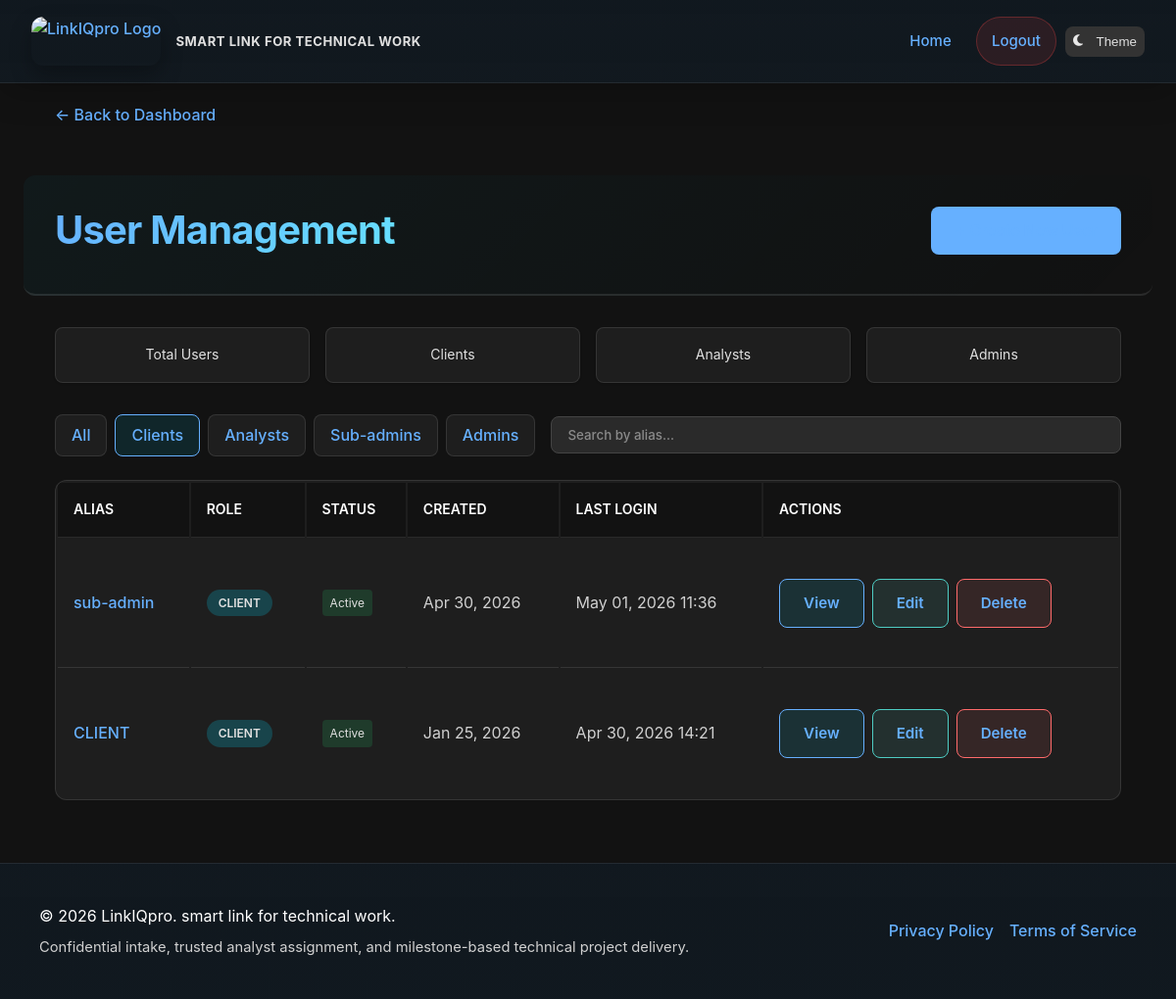
Page /dashboard/admin/users/?role=client (signed in) on the committed database.
### apps/users/models.py (models this page shows, shortened)
class PseudonymousUser(models.Model):
    id = models.UUIDField(primary_key=True, default=uuid.uuid4, editable=False)
    alias = models.CharField(max_length=255, unique=True)
    email = models.EmailField(null=True, blank=True)  # Deprecated - kept for migration
    email_hash = models.CharField(max_length=64, null=True, blank=True, unique=True)
    password_hash = models.CharField(max_length=255, null=True, blank=True)
    magic_token = models.CharField(max_length=255, unique=True, null=True, blank=True)
    magic_token_expires = models.DateTimeField(null=True, blank=True)
    is_admin = models.BooleanField(default=False)
    is_sub_admin = models.BooleanField(default=False)
    is_analyst = models.BooleanField(default=False)
    is_active = models.BooleanField(default=True)
    is_staff = models.BooleanField(default=False)
    is_superuser = models.BooleanField(default=False)
    created_at = models.DateTimeField(auto_now_add=True)
    last_login = models.DateTimeField(null=True, blank=True)
    last_seen = models.DateTimeField(default=timezone.now)
    parent_admin = models.ForeignKey(
        'self',
        on_delete=models.SET_NULL,
        null=True,
        blank=True,
        related_name='managed_users'
    )
    class Meta:
        ordering = ['-created_at']
        db_table = 'core_pseudonymoususer'  # Keep existing table name
    @property
    def is_authenticated(self):
        return True
    @property
    def is_main_admin(self):
        return self.is_admin and not self.is_sub_admin

### apps/users/views.py (the view)
# urls.py: path('dashboard/admin/users/', views.admin_user_management, name='admin_user_management'),
@admin_required
def admin_user_management(request):
    role_filter = request.GET.get('role', 'all')
    search_query = request.GET.get('search', '')
    from .repositories import UserRepository
    users = UserRepository.get_all_users(role_filter, search_query, acting_user=request.user)
    counts = UserRepository.get_user_counts(acting_user=request.user)
    return render(request, 'core/admin_user_management.html', {
        'users': users,
        'user': request.user,
        'role_filter': role_filter,
        'search_query': search_query,
        **counts
    })

### core/context_processors.py (called while the page is built)
def chat_users(request):
    if request.user.is_authenticated:
        admins = PseudonymousUser.objects.filter(is_admin=True, is_active=True)
        return {
            'chat_admins': admins,
        }
    return {}

### templates/core/admin_user_management.html (shortened to what this page needs)
{% extends "base.html" %}
{% block content %}
<div class="container">
    <a href="{% if user.is_sub_admin %}{% url 'core:sub_admin_dashboard' %}{% else %}{% url 'core:admin_dashboard' %}{% endif %}" class="back-link">
        &larr; Back to Dashboard
    </a>
    <div class="page-header">
        <h1>User Management</h1>
        <a href="{% url 'core:admin_create_user' %}" class="btn btn-primary">+ Create New User</a>
    </div>
    <div class="stats-grid">
        <div class="stat-card">
            <div class="stat-label">Total Users</div>
        </div>
        <div class="stat-card">
            <div class="stat-label">Clients</div>
        </div>
        <div class="stat-card">
            <div class="stat-label">Analysts</div>
        </div>
        <div class="stat-card">
            <div class="stat-label">Admins</div>
        </div>
    </div>
    <div class="filters">
        <div class="role-tabs">
            <a href="?role=all{% if search_query %}&search={{ search_query }}{% endif %}" class="role-tab {% if role_filter == 'all' %}active{% endif %}">All</a>
            <a href="?role=client{% if search_query %}&search={{ search_query }}{% endif %}" class="role-tab {% if role_filter == 'client' %}active{% endif %}">Clients</a>
            <a href="?role=analyst{% if search_query %}&search={{ search_query }}{% endif %}" class="role-tab {% if role_filter == 'analyst' %}active{% endif %}">Analysts</a>
            <a href="?role=sub_admin{% if search_query %}&search={{ search_query }}{% endif %}" class="role-tab {% if role_filter == 'sub_admin' %}active{% endif %}">Sub-admins</a>
            <a href="?role=admin{% if search_query %}&search={{ search_query }}{% endif %}" class="role-tab {% if role_filter == 'admin' %}active{% endif %}">Admins</a>
        </div>
        <form method="get" class="search-box">
            <input type="text" name="search" placeholder="Search by alias..." value="{{ search_query }}">
        </form>
    </div>
    {% if users %}
    <table class="users-table">
        <thead>
            <tr>
                <th>Alias</th>
                <th>Role</th>
                <th>Status</th>
                <th>Created</th>
                <th>Last Login</th>
                <th>Actions</th>
            </tr>
        </thead>
        <tbody>
            {% for u in users %}
            <tr>
                <td class="user-alias">
                    <a href="{% url 'core:admin_user_detail' u.id %}">{{ u.alias }}</a>
                </td>
                <td>
                    {% if u.is_admin %}
                        {% if u.is_sub_admin %}
                        <span class="role-badge admin">Sub-admin</span>
                        {% else %}
                        <span class="role-badge admin">Admin</span>
                        {% endif %}
                    {% elif u.is_analyst %}
                        <span class="role-badge analyst">Analyst</span>
                    {% else %}
                        <span class="role-badge client">Client</span>
                    {% endif %}
                </td>
                <td>
                    {% if u.is_active %}
                        <span class="status-badge active">Active</span>
                    {% else %}
                        <span class="status-badge inactive">Inactive</span>
                    {% endif %}
                </td>
                <td>{{ u.created_at|date:"M d, Y" }}</td>
                <td>{% if u.last_login %}{{ u.last_login|date:"M d, Y H:i" }}{% else %}Never{% endif %}</td>
                <td>
                    <div class="action-buttons">
                        <a href="{% url 'core:admin_user_detail' u.id %}" class="btn btn-sm btn-view">View</a>
                        <a href="{% url 'core:admin_edit_user' u.id %}" class="btn btn-sm btn-edit">Edit</a>
                        <a href="{% url 'core:admin_delete_user' u.id %}" class="btn btn-sm btn-delete">Delete</a>
                    </div>
                </td>
            </tr>
            {% endfor %}
        </tbody>
    </table>
    {% else %}
    <div class="empty-state">
        <p>No users found matching your criteria.</p>
    </div>
    {% endif %}
</div>
{% endblock %}

### static/main.css (style rules this page uses)
:root { --text-primary: #1a1a1a; --text-secondary: #2c2c2c; --text-muted: #4a4a4a; --bg-primary: #ffffff; --bg-secondary: #f8f9fa; --bg-tertiary: #f1f3f5; --accent-primary: #007bff; --accent-secondary: #00d9ff; --accent-gradient: linear-gradient(135deg, #007bff, #00d9ff); --success: #10b981; --warning: #f59e0b; --error: #ef4444; --info: #3b82f6; --border-color: rgba(0, 0, 0, 0.1); --border-light: rgba(0, 0, 0, 0.05); --shadow-sm: 0 1px 2px rgba(0, 0, 0, 0.05); --shadow-md: 0 4px 6px rgba(0, 0, 0, 0.07); --shadow-lg: 0 10px 15px rgba(0, 0, 0, 0.1); }
body.dark-theme { --text-primary: #ffffff; --text-secondary: #e0e0e0; --text-muted: #b0b0b0; --bg-primary: #121212; --bg-secondary: #1e1e1e; --bg-tertiary: #2a2a2a; --accent-primary: #66b0ff; --accent-secondary: #66e0ff; --accent-gradient: linear-gradient(135deg, #66b0ff, #66e0ff); --success: #34d399; --warning: #fbbf24; --error: #f87171; --info: #60a5fa; --border-color: rgba(255, 255, 255, 0.1); --border-light: rgba(255, 255, 255, 0.05); --shadow-sm: 0 1px 2px rgba(0, 0, 0, 0.2); --shadow-md: 0 4px 6px rgba(0, 0, 0, 0.25); --shadow-lg: 0 10px 15px rgba(0, 0, 0, 0.3); }
body { background-color: var(--bg-primary); color: var(--text-primary); }
p, li, .text-content, .description, span:not(.badge):not(.icon) { color: var(--text-secondary); }
h1, h2, h3, h4, h5, h6 { color: var(--text-primary); }
a { color: var(--accent-primary); }
.btn-primary { background-color: var(--accent-primary); color: white; }
body { background-color: #ffffff; color: #1a1a1a; font-family: system-ui, -apple-system, "Segoe UI", Roboto, "Helvetica Neue", Arial, sans-serif; line-height: 1.6; -webkit-font-smoothing: antialiased; -moz-osx-font-smoothing: grayscale; }
h1, h2, h3, h4, h5, h6 { color: #000000; font-weight: 700; letter-spacing: -0.02em; line-height: 1.2; }
a { color: #0056b3; text-decoration: underline; font-weight: 500; transition: color 0.2s ease; }
button, .btn, input, textarea, select { color: #1a1a1a; font-weight: 500; }
::placeholder { color: #6c6c6c !important; opacity: 1; }
table { color: #2c2c2c; }
th { color: #000000; font-weight: 600; }
td { color: #2c2c2c; }
body.dark-theme { background-color: #121212; color: #e8e8e8; }
body.dark-theme h1, body.dark-theme h2, body.dark-theme h3, body.dark-theme h4, body.dark-theme h5, body.dark-theme h6 { color: #ffffff; }
body.dark-theme a { color: #66b0ff; }
body.dark-theme ::placeholder { color: #8a8a8a !important; }
body.dark-theme table { color: #e8e8e8; }
body.dark-theme th { color: #ffffff; }
body.dark-theme td { color: #d0d0d0; }
body.dark-theme input, body.dark-theme textarea, body.dark-theme select { background-color: #2a2a2a; color: #e8e8e8; border-color: #444444; }
html { scroll-behavior: smooth; }

### static/sub-admin-analyst.css (style rules this page uses)
.page-header { margin: 2.5rem 0 3rem; padding-bottom: 2rem; border-bottom: 2px solid var(--border-color); background: linear-gradient(135deg, rgba(0, 217, 255, 0.04) 0%, transparent 100%); padding: 2rem 2rem 2.5rem; margin: 2rem -2rem 3rem -2rem; border-radius: 12px; }
.page-header h1 { font-size: 2.5rem; margin-bottom: 0.75rem; color: var(--text-primary); font-weight: 700; letter-spacing: -0.02em; }
.action-buttons { display: flex; gap: 1rem; flex-wrap: wrap; margin: 1.5rem 0; align-items: center; }
.action-buttons .btn { padding: 0.75rem 1.5rem; border-radius: 8px; font-weight: 600; font-size: 0.95rem; transition: all 0.3s cubic-bezier(0.4, 0, 0.2, 1); display: inline-flex; align-items: center; gap: 0.5rem; white-space: nowrap; }
.stat-card { background: linear-gradient(135deg, var(--bg-secondary) 0%, rgba(0, 217, 255, 0.02) 100%); border: 1px solid var(--border-color); border-radius: 12px; padding: 1.75rem; transition: all 0.3s cubic-bezier(0.4, 0, 0.2, 1); box-shadow: var(--shadow-sm); position: relative; overflow: hidden; }
.stat-card::before { content: ''; position: absolute; top: 0; left: 0; right: 0; height: 3px; background: linear-gradient(90deg, var(--accent-primary), var(--accent-secondary)); opacity: 0; transition: opacity 0.3s ease; }

### rows in the picture
PseudonymousUser: alias "sub-admin", is_admin "CLIENT", is_active "Active", created_at "Apr 30, 2026", last_login "May 01, 2026 11:36"
PseudonymousUser: alias "CLIENT", is_admin "CLIENT", is_active "Active", created_at "Jan 25, 2026", last_login "Apr 30, 2026 14:21"
